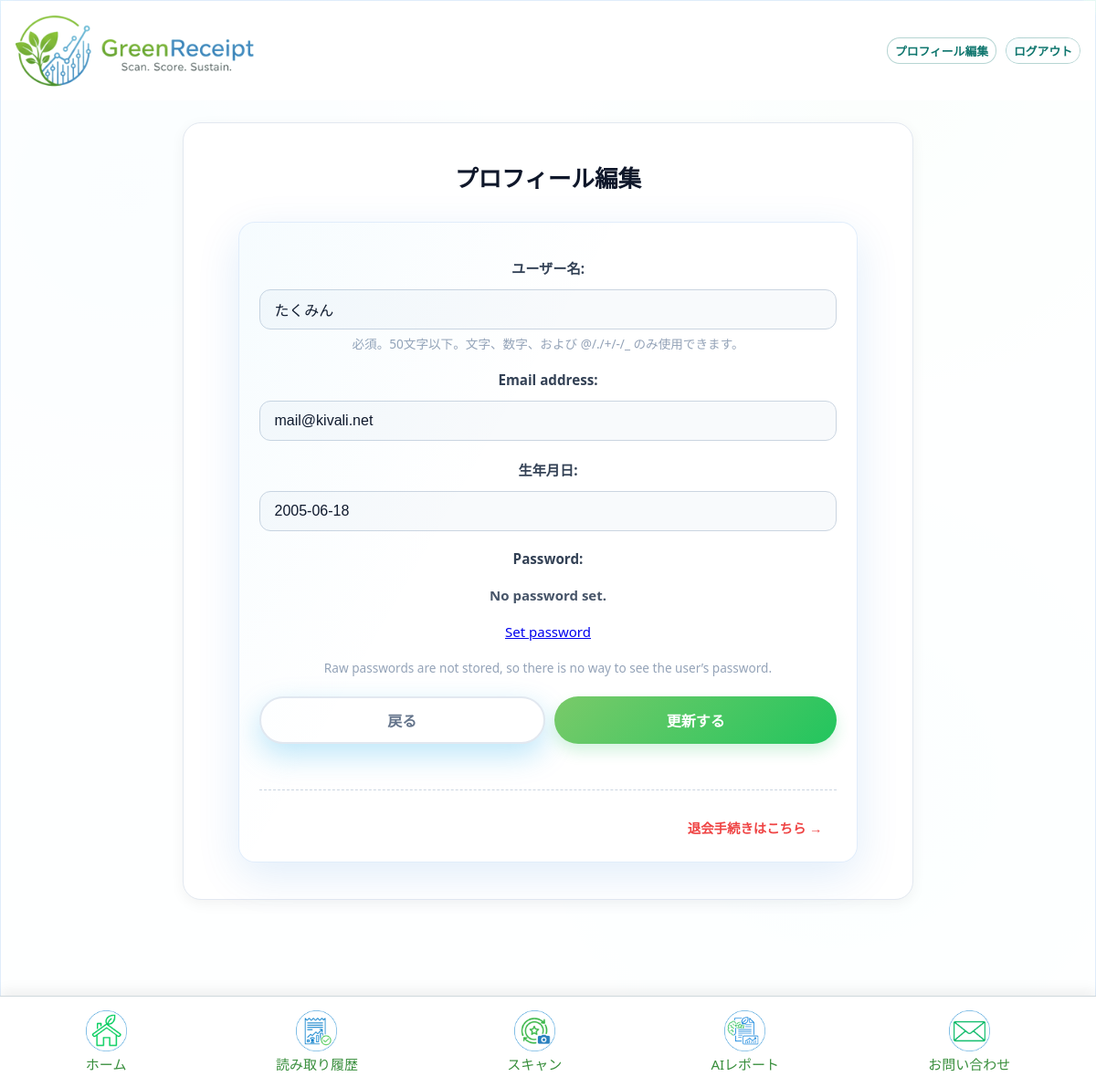
Screenshot of /accounts/profile/edit/ (signed in) with the database file from the repository.
### accounts/models.py (models this page shows, shortened)
class CustomUser(AbstractUser):
    username = models.CharField(
        "ユーザー名",
        max_length=50,
        unique=True,
        help_text=(
            "必須。50文字以下。文字、数字、および @/./+/-/_ のみ使用できます。"
        ),
        validators=[AbstractUser.username_validator],
        error_messages={
            "unique": _("A user with that username already exists."),
        },
    )
    email = models.EmailField(_("email address"), unique=True)
    is_verified = models.BooleanField(default=False, verbose_name='メール認証済み')
    verification_token = models.CharField(
        max_length=100, blank=True, null=True, unique=True, verbose_name='認証トークン')
    ROLE_CHOICES = (
        ('admin', '管理者'),
        ('store', '店舗'),
        ('user', '一般ユーザー'),
    )
    RANK_CHOICES = (
        ('seed', '種'),
        ('sprout', '芽'),
        ('tree', '木'),
        ('apple_tree', 'リンゴの木'),
    )
    current_points = models.IntegerField(default=0, verbose_name='ポイント')
    rank = models.CharField(max_length=20, choices=RANK_CHOICES, default='seed', verbose_name='ランク')
    updated_at = models.DateTimeField(auto_now=True, verbose_name='アカウント更新日時')
    birthday = models.DateField(verbose_name='生年月日', null=True, blank=True)
    purchased_amount = models.IntegerField(default=0, verbose_name='購入点数')
    lastmonth_point = models.IntegerField(default=0, verbose_name='先月獲得ポイント')
    current_coupons = models.ManyToManyField(
        'core.Coupon', verbose_name='所持クーポン', blank=True)
    role = models.CharField(
        max_length=10, choices=ROLE_CHOICES, default='user', verbose_name='役割')
    store = models.ForeignKey(
        'core.Store', on_delete=models.SET_NULL, null=True, blank=True, verbose_name='所属店舗')
    last_reset_month = models.DateField(null=True, blank=True, verbose_name='最後にポイントリセットした月')
    new_email = models.EmailField(
        _("new email address"), blank=True, null=True)
    email_change_token = models.CharField(
        max_length=100, blank=True, null=True, unique=True, verbose_name='メール変更認証トークン'
    )
    withdrawal_code = models.CharField(
        max_length=6, blank=True, null=True, verbose_name='退会確認コード'
    )
    withdrawal_code_expires_at = models.DateTimeField(
        blank=True, null=True, verbose_name='退会確認コード有効期限'
    )
    RANK_HIERARCHY = {'seed': 0, 'sprout': 1, 'tree': 2, 'apple_tree': 3}
    class Meta:
        verbose_name = 'ユーザー'
        verbose_name_plural = 'ユーザー'

### accounts/views.py (the view, shortened to what this page needs)
# urls.py: path('profile/edit/', views.ProfileEditView.as_view(), name='profile_edit'),
class ProfileEditView(LoginRequiredMixin, UpdateView):
    model = CustomUser
    form_class = CustomUserChangeForm
    template_name = 'accounts/profile_edit.html'
    success_url = reverse_lazy('core:main_menu')
    def get_object(self, queryset=None):
        return self.request.user

### accounts/forms.py
class CustomUserChangeForm(UserChangeForm):
    class Meta(UserChangeForm.Meta):
        model = CustomUser
        fields = ('username', 'email', 'birthday',)

### accounts/templates/accounts/profile_edit.html (shortened to what this page needs)
{% extends 'core/base.html' %}
{% load static %}
{% block content %}
<div class="profile-page">
  <div class="profile-card">
    <div class="page-header">
      <h1 class="page-title">プロフィール編集</h1>
    </div>
    <form method="post" class="profile-form">
      {{ form.as_p }}
      <div class="actions">
        <button type="button" class="btn-back" onclick="location.href='{% url 'core:main_menu' %}'">戻る</button>
        <button type="submit" class="btn-submit">更新する</button>
      </div>
      <div class="withdrawal-section">
        <a href="{% url 'accounts:request_withdrawal' %}" class="withdrawal-link" onclick="return confirm('本当に退会手続きに進みますか？')">
          退会手続きはこちら &rarr;
        </a>
      </div>
    </form>
  </div>
</div>
{% endblock %}

### core/static/css/style.css (style rules this page uses)
:root { --bg-1: #f3f9ff; --bg-2: #f2fff8; --panel: rgba(255, 255, 255, 0.9); --panel-strong: rgba(255, 255, 255, 0.96); --border: rgba(9, 109, 217, 0.12); --shadow: 0 14px 48px rgba(9, 109, 217, 0.12); --shadow-strong: 0 22px 60px rgba(9, 109, 217, 0.18); --text: #0f172a; --muted: #475569; --accent: #79ca69; --accent-2: #0f766e; --success: #22c55e; --danger: #ef4444; --radius-lg: 18px; --radius-md: 12px; --radius-sm: 10px; }
* { box-sizing: border-box; margin: 0; padding: 0; }
html, body { height: 100%; width: 100%; overflow-x: hidden; }
body { font-family: "Poppins", "Segoe UI", "\u30E1\u30A4\u30EA\u30AA", "Hiragino Kaku Gothic ProN", sans-serif; text-align: center; min-height: 100vh; margin: 0; padding-top: 0; color: var(--text); background: radial-gradient(circle at 12% 18%, rgba(14, 165, 233, 0.16), transparent 32%), radial-gradient(circle at 80% 8%, rgba(34, 197, 94, 0.12), transparent 28%), radial-gradient(circle at 76% 72%, rgba(14, 165, 233, 0.12), transparent 32%), linear-gradient(135deg, var(--bg-1), var(--bg-2)); -webkit-font-smoothing: antialiased; -moz-osx-font-smoothing: grayscale; }
button, .btn { display: inline-block; background: linear-gradient(135deg, var(--accent), #8bdefe); color: #fff; border: none; border-radius: 14px; font-weight: 700; cursor: pointer; transition: transform 0.25s ease, box-shadow 0.25s ease, filter 0.2s ease; font-size: 1rem; box-shadow: 0 12px 32px rgba(14, 165, 233, 0.28); }
button { padding: 8px 40px; }
:root { --nav-h: 100px; }
form { width: 92%; max-width: 380px; margin: auto; background: var(--panel-strong); border-radius: 18px; padding: 26px 22px; border: 1px solid var(--border); box-shadow: var(--shadow); animation: scaleIn 0.5s ease-out; position: relative; overflow: hidden; }
form::before { content: ""; position: absolute; inset: 0; background: linear-gradient(120deg, rgba(14, 165, 233, 0.04), transparent 40%); pointer-events: none; }
form label { font-weight: 700; color: var(--accent-2); display: block; margin-top: 12px; font-size: 0.95rem; }
input[type="text"], input[type="email"], input[type="password"], input[type="date"], select { width: 100%; padding: 11px; margin-top: 5px; border: 1px solid #d9e3f0; border-radius: 10px; font-size: 15px; transition: all 0.25s ease; background: #fff; }
form .actions { text-align: center; margin-top: 22px; display: flex; gap: 10px; justify-content: center; flex-wrap: wrap; }
form .actions button, form .actions .btn { flex: 1; min-width: 120px; margin: 0; }
main p { font-size: 15px; color: var(--muted); font-weight: 500; }
.container, .wrapper, main, form { max-width: 100%; }

### accounts/templates/accounts/profile_edit.html (style rules this page uses)
.profile-page { max-width: 800px; margin: 0 auto; width: 100%; padding-bottom: 80px; }
.profile-card { background: #fff; border-radius: 20px; box-shadow: 0 4px 15px rgba(0,0,0,0.05); padding: 40px 30px; border: 1px solid #e2e8f0; }
.page-header { text-align: center; margin-bottom: 30px; }
.page-title { font-size: 1.6rem; font-weight: 700; color: #0f172a; margin: 0; }
.profile-form p { margin-bottom: 20px; }
.profile-form label { display: block; font-weight: 600; color: #334155; margin-bottom: 8px; font-size: 0.95rem; }
.profile-form input[type="text"], .profile-form input[type="email"], .profile-form input[type="password"] { width: 100%; padding: 12px 16px; border: 1px solid #cbd5e1; border-radius: 12px; font-size: 1rem; color: #0f172a; background: #f8fafc; transition: all 0.2s; }
.helptext { display: block; font-size: 0.85rem; color: #94a3b8; margin-top: 5px; }
.actions { display: flex; justify-content: center; gap: 15px; margin-top: 40px; }
.btn-submit { background: linear-gradient(135deg, #79ca69, #22c55e); color: white; font-weight: 700; padding: 12px 36px; border-radius: 50px; border: none; font-size: 1rem; cursor: pointer; box-shadow: 0 8px 16px rgba(34, 197, 94, 0.2); transition: transform 0.2s, box-shadow 0.2s; min-width: 140px; }
.btn-back { background: #fff; color: #64748b; border: 2px solid #e2e8f0; font-weight: 700; padding: 12px 36px; border-radius: 50px; font-size: 1rem; cursor: pointer; transition: all 0.2s; min-width: 140px; }
.withdrawal-section { margin-top: 50px; padding-top: 30px; border-top: 1px dashed #cbd5e1; text-align: right; }
.withdrawal-link { color: #ef4444; font-size: 0.9rem; text-decoration: none; font-weight: 600; padding: 8px 16px; border-radius: 8px; transition: background 0.2s; }

### rows the page displays
CustomUser: username "たくみん", email "mail@kivali.net", birthday "2005-06-18"
